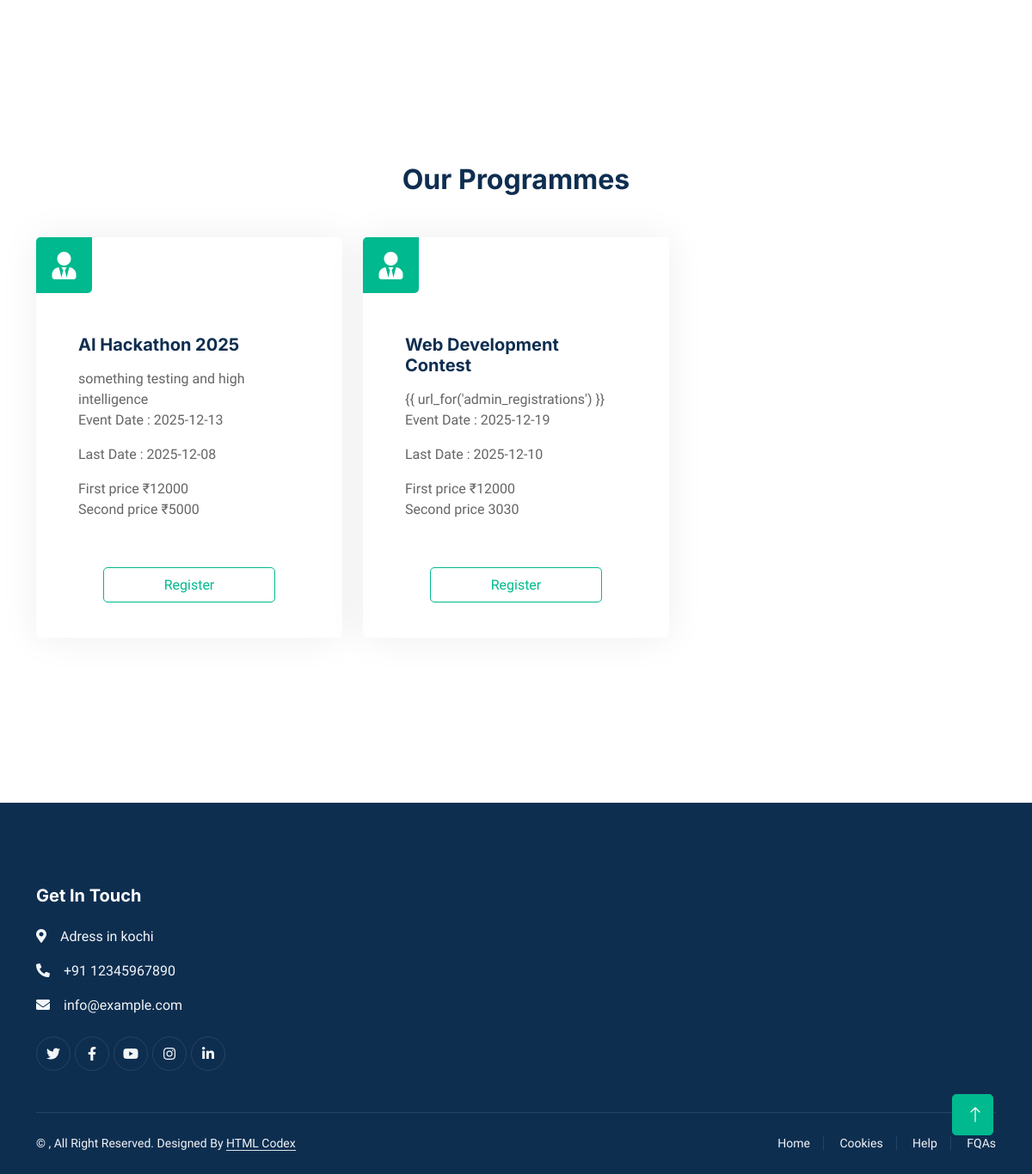
Page /home (lower part) on the earlier database version.
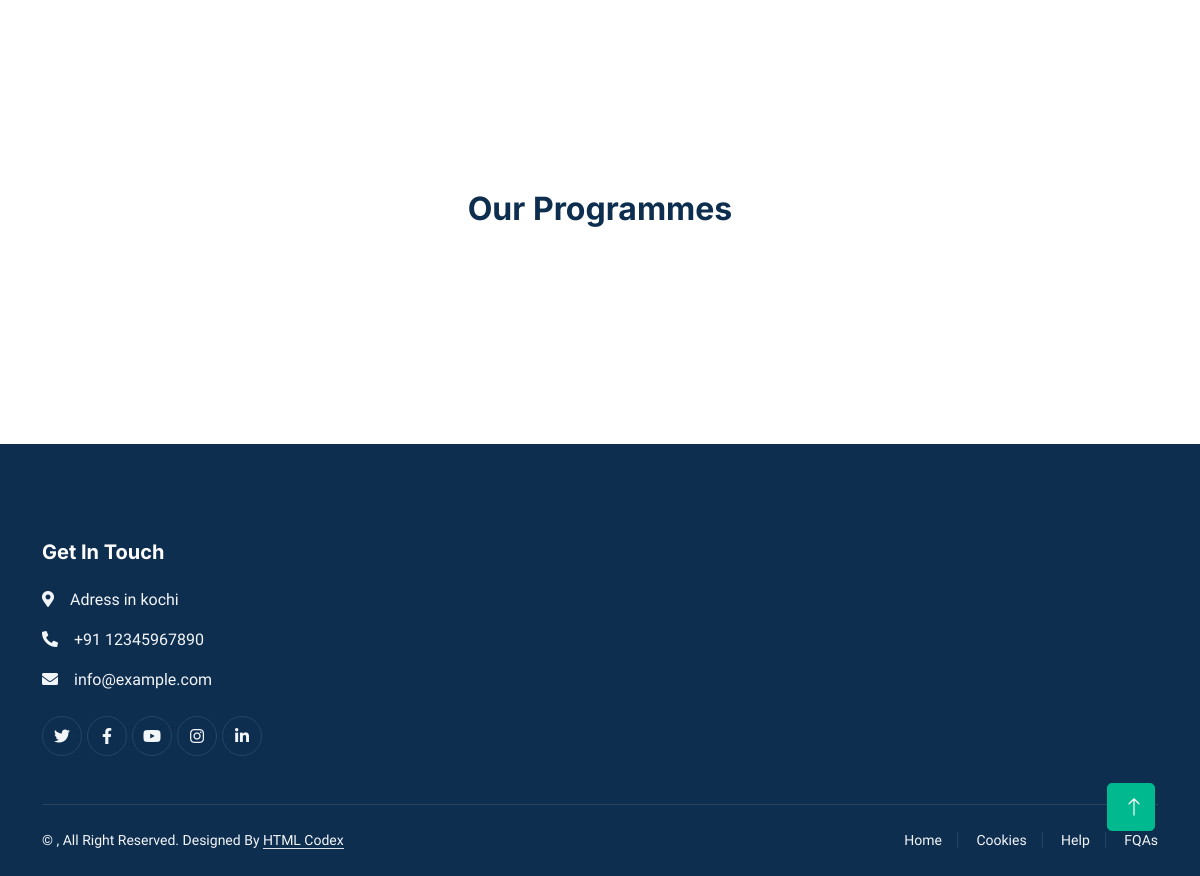
Same page on the later database version.
### db.py (models this page shows, shortened)
class Event(db.Model):
    __tablename__ = 'events'
    event_id = db.Column(db.Integer, primary_key=True, autoincrement=True)
    event_name = db.Column(db.String(255), nullable=False)
    description = db.Column(db.Text, nullable=True)
    event_date = db.Column(db.String(100), nullable=True)
    last_date = db.Column(db.String(100), nullable=True)
    event_upload_date = db.Column(db.String(100), nullable=True)
    creator = db.Column(db.String(36), db.ForeignKey('auth_users.id'), nullable=True)
    prize1 = db.Column(db.String(255), nullable=True)
    prize2 = db.Column(db.String(255), nullable=True)
    created_at = db.Column(db.DateTime, default=datetime.utcnow, nullable=False)
    creator_user = db.relationship('Userers', backref=db.backref('events_created', lazy='dynamic'))

### main.py (the view)
@app.route('/home')
def home():
	registrations = Registration.query.all()
	events = get_events()
	return render_template('index.html', events=events, registrations=registrations)

### main.py (called while the page is built)
def get_events():
	today = datetime.utcnow().date()
	all_events = Event.query.all()
	events = [
        e for e in all_events
        if datetime.strptime(e.last_date, "%Y-%m-%d").date() >= today
    ]
	registrations = Registration.query.all()
	return events

### templates/index.html (shortened to what the changed rows need)
<!DOCTYPE html>
<html lang="en">
<head>
    <link href="https://cdnjs.cloudflare.com/ajax/libs/font-awesome/5.10.0/css/all.min.css" rel="stylesheet">
    <link href="https://cdn.jsdelivr.net/npm/bootstrap-icons@1.4.1/font/bootstrap-icons.css" rel="stylesheet">
    <link href="lib/animate/animate.min.css" rel="stylesheet">
    <link href="lib/owlcarousel/assets/owl.carousel.min.css" rel="stylesheet">
    <link href="{{ url_for('static', filename='css/style.css') }}" rel="stylesheet">
    <link href="{{ url_for('static', filename='css/bootstrap.min.css') }}" rel="stylesheet">
</head>
<body>
    <div class="container-xxl bg-white p-0">
        <div class="container-xxl py-6" id="our_programmes">
            <div class="container">
                <div class="mx-auto text-center wow fadeInUp" data-wow-delay="0.1s" style="max-width: 600px;">
                    <h2 class="mb-5">Our Programmes</h2>
                </div>
                <div class="row g-4">
                    {% for e in events %}
                    <div class="col-lg-4 col-md-6 wow fadeInUp" data-wow-delay="0.1s">
                        <div class="service-item rounded h-100">
                            <div class="d-flex justify-content-between">
                                <div class="service-icon">
                                    <i class="fa fa-user-tie fa-2x"></i>
                                </div>
                            </div>
                            <div class="p-5">
                                <h5 class="mb-3">{{ e.event_name }}</h5>
                                <span>{{ e.description }}</span>
                                <p class="event-date">Event Date : {{ e.event_date }}</p>
                                <p class="event-date">Last Date : {{ e.last_date }}</p>
                                <p>First price {{ e.prize1 }} <br>Second price {{ e.prize2 }}</p>
                                <br><br><center><a class="reg-btn" href="{{ url_for('team_register', event_id=e.event_id) }}">Register</a></center>
                            </div>
                        </div>
                    </div>
                    {% endfor %}
                </div>
            </div>
        </div>
    </div>
</body>
</html>

Differences in the rows shown:
removed Event: event_name "AI Hackathon 2025", description "something testing and high intelligence", event_date "2025-12-13", last_date "2025-12-08", prize1 "₹12000", prize2 "₹5000"
removed Event: event_name "Web Development Contest", description "{{ url_for('admin_registrations') }}", event_date "2025-12-19", last_date "2025-12-10", prize1 "₹12000", prize2 "3030"
